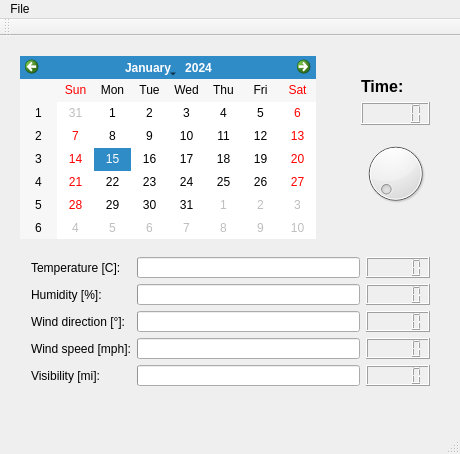
<?xml version="1.0" encoding="UTF-8"?>
<ui version="4.0">
 <class>MainWindow</class>
 <widget class="QMainWindow" name="MainWindow">
  <property name="windowModality">
   <enum>Qt::NonModal</enum>
  </property>
  <property name="geometry">
   <rect>
    <x>0</x>
    <y>0</y>
    <width>460</width>
    <height>454</height>
   </rect>
  </property>
  <property name="windowTitle">
   <string>ASOS Weather Station</string>
  </property>
  <widget class="QWidget" name="centralWidget">
   <widget class="QLabel" name="label_label">
    <property name="geometry">
     <rect>
      <x>20</x>
      <y>370</y>
      <width>301</width>
      <height>16</height>
     </rect>
    </property>
    <property name="text">
     <string/>
    </property>
   </widget>
   <widget class="QWidget" name="verticalLayoutWidget">
    <property name="geometry">
     <rect>
      <x>350</x>
      <y>30</y>
      <width>91</width>
      <height>161</height>
     </rect>
    </property>
    <layout class="QVBoxLayout" name="verticalLayout">
     <item>
      <widget class="QLabel" name="label">
       <property name="font">
        <font>
         <pointsize>12</pointsize>
         <weight>75</weight>
         <bold>true</bold>
        </font>
       </property>
       <property name="locale">
        <locale language="English" country="UnitedStates"/>
       </property>
       <property name="text">
        <string>Time:</string>
       </property>
      </widget>
     </item>
     <item>
      <widget class="QLCDNumber" name="lcdNumber_time">
       <property name="smallDecimalPoint">
        <bool>false</bool>
       </property>
      </widget>
     </item>
     <item>
      <widget class="QDial" name="dial">
       <property name="inputMethodHints">
        <set>Qt::ImhNone</set>
       </property>
       <property name="maximum">
        <number>47</number>
       </property>
       <property name="singleStep">
        <number>1</number>
       </property>
       <property name="pageStep">
        <number>0</number>
       </property>
       <property name="tracking">
        <bool>false</bool>
       </property>
      </widget>
     </item>
    </layout>
   </widget>
   <widget class="QWidget" name="horizontalLayoutWidget">
    <property name="geometry">
     <rect>
      <x>20</x>
      <y>210</y>
      <width>421</width>
      <height>151</height>
     </rect>
    </property>
    <layout class="QHBoxLayout" name="horizontalLayout">
     <item>
      <layout class="QVBoxLayout" name="verticalLayout_2">
       <item>
        <widget class="QLabel" name="label_3">
         <property name="text">
          <string>Temperature [C]:</string>
         </property>
        </widget>
       </item>
       <item>
        <widget class="QLabel" name="label_5">
         <property name="text">
          <string>Humidity [%]:</string>
         </property>
        </widget>
       </item>
       <item>
        <widget class="QLabel" name="label_2">
         <property name="text">
          <string>Wind direction [°]:</string>
         </property>
        </widget>
       </item>
       <item>
        <widget class="QLabel" name="label_6">
         <property name="text">
          <string>Wind speed [mph]:</string>
         </property>
        </widget>
       </item>
       <item>
        <widget class="QLabel" name="label_4">
         <property name="text">
          <string>Visibility [mi]:</string>
         </property>
        </widget>
       </item>
      </layout>
     </item>
     <item>
      <layout class="QVBoxLayout" name="verticalLayout_3">
       <item>
        <widget class="QProgressBar" name="progressBar_temperature">
         <property name="minimum">
          <number>-25</number>
         </property>
         <property name="maximum">
          <number>50</number>
         </property>
         <property name="value">
          <number>-25</number>
         </property>
         <property name="textVisible">
          <bool>false</bool>
         </property>
        </widget>
       </item>
       <item>
        <widget class="QProgressBar" name="progressBar_humidity">
         <property name="value">
          <number>0</number>
         </property>
         <property name="textVisible">
          <bool>false</bool>
         </property>
         <property name="format">
          <string/>
         </property>
        </widget>
       </item>
       <item>
        <widget class="QProgressBar" name="progressBar_windDirection">
         <property name="maximum">
          <number>360</number>
         </property>
         <property name="value">
          <number>0</number>
         </property>
         <property name="textVisible">
          <bool>false</bool>
         </property>
        </widget>
       </item>
       <item>
        <widget class="QProgressBar" name="progressBar_windSpeed">
         <property name="value">
          <number>0</number>
         </property>
         <property name="textVisible">
          <bool>false</bool>
         </property>
        </widget>
       </item>
       <item>
        <widget class="QProgressBar" name="progressBar_visibility">
         <property name="value">
          <number>0</number>
         </property>
         <property name="textVisible">
          <bool>false</bool>
         </property>
        </widget>
       </item>
      </layout>
     </item>
     <item>
      <layout class="QVBoxLayout" name="verticalLayout_4">
       <item>
        <widget class="QLCDNumber" name="lcdNumber_temperature">
         <property name="smallDecimalPoint">
          <bool>false</bool>
         </property>
        </widget>
       </item>
       <item>
        <widget class="QLCDNumber" name="lcdNumber_humidity">
         <property name="smallDecimalPoint">
          <bool>false</bool>
         </property>
        </widget>
       </item>
       <item>
        <widget class="QLCDNumber" name="lcdNumber_windDirection">
         <property name="smallDecimalPoint">
          <bool>false</bool>
         </property>
        </widget>
       </item>
       <item>
        <widget class="QLCDNumber" name="lcdNumber_windSpeed">
         <property name="smallDecimalPoint">
          <bool>false</bool>
         </property>
        </widget>
       </item>
       <item>
        <widget class="QLCDNumber" name="lcdNumber_visibility">
         <property name="smallDecimalPoint">
          <bool>false</bool>
         </property>
        </widget>
       </item>
      </layout>
     </item>
    </layout>
   </widget>
   <widget class="QCalendarWidget" name="calendarWidget">
    <property name="geometry">
     <rect>
      <x>20</x>
      <y>20</y>
      <width>296</width>
      <height>183</height>
     </rect>
    </property>
    <property name="locale">
     <locale language="English" country="UnitedStates"/>
    </property>
   </widget>
  </widget>
  <widget class="QMenuBar" name="menuBar">
   <property name="geometry">
    <rect>
     <x>0</x>
     <y>0</y>
     <width>460</width>
     <height>20</height>
    </rect>
   </property>
   <widget class="QMenu" name="menuFile">
    <property name="title">
     <string>File</string>
    </property>
    <addaction name="actionOpenFile"/>
    <addaction name="actionCloseProgram"/>
   </widget>
   <addaction name="menuFile"/>
  </widget>
  <widget class="QToolBar" name="mainToolBar">
   <attribute name="toolBarArea">
    <enum>TopToolBarArea</enum>
   </attribute>
   <attribute name="toolBarBreak">
    <bool>false</bool>
   </attribute>
  </widget>
  <widget class="QStatusBar" name="statusBar"/>
  <action name="actionOpenFile">
   <property name="text">
    <string>Open file</string>
   </property>
   <property name="shortcut">
    <string>Ctrl+O</string>
   </property>
  </action>
  <action name="actionCloseProgram">
   <property name="text">
    <string>Close program</string>
   </property>
   <property name="iconText">
    <string>Close program</string>
   </property>
  </action>
 </widget>
 <layoutdefault spacing="6" margin="11"/>
 <resources/>
 <connections/>
</ui>
